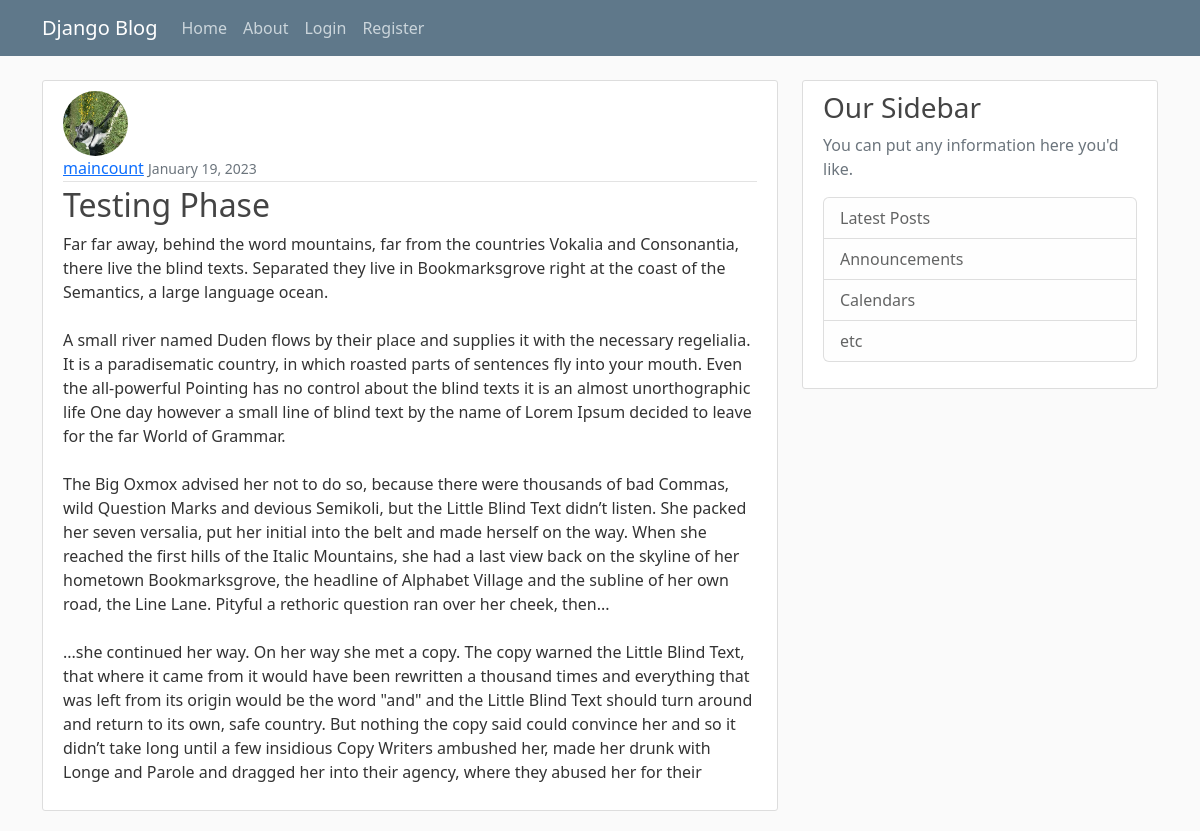
Screenshot of /post/32/ with the database file from the repository.
### blog/models.py (models this page shows, shortened)
class Post(models.Model):
    title = models.CharField(max_length=100)
    content = models.TextField()
    date_posted = models.DateTimeField(default=timezone.now)
    author = models.ForeignKey(User, on_delete=models.CASCADE)

### users/models.py (models this page shows, shortened)
class Profile(models.Model):
    user = models.OneToOneField(User, on_delete=models.CASCADE)
    image = models.ImageField(default='default.jpg', upload_to='profile_pics')

### blog/views.py (the view)
# urls.py: path('post/<int:pk>/', PostDetailView.as_view(), name='post-detail'),
class PostDetailView(DetailView):
    model = Post

### blog/templates/blog/post_detail.html (shortened to what this page needs)
{% extends 'blog/base.html' %}
{% block content %}
    <article class="media content-section">
        <img class="rounded-circle article-img" src="{{ object.author.profile.image.url }}">
        <div class="media-body">
            <div class="article-metadata">
                <a class="mr-2" href="{% url 'user-posts' object.author.username %}">{{ object.author }}</a>
                <small class="text-muted">{{ object.date_posted|date:"F d, Y" }}</small>
            </div>
            <h2 class="article-title">{{ object.title }}</h2>
            <p class="article-content">{{ object.content }}</p>
        </div>
    </article>
{% endblock content %}

### blog/static/blog/main.css (style rules this page uses)
body { background: #fafafa; color: #333333; margin-top: 5rem; }
h1, h2, h3, h4, h5, h6 { color: #444444; }
.content-section { background: #ffffff; padding: 10px 20px; border: 1px solid #dddddd; border-radius: 3px; margin-bottom: 20px; }
.article-title { color: #444444; }
.article-content { white-space: pre-line; }
.article-img { height: 65px; width: 65px; margin-right: 16px; }
.article-metadata { padding-bottom: 1px; margin-bottom: 4px; border-bottom: 1px solid #e3e3e3 }

### rows the page displays
Post: author.profile.image (placeholder picture), author "maincount", date_posted "January 19, 2023", title "Testing Phase", content "Far far away, behind the word mountains, far from the countries Vokalia and Consonantia, there live the blind texts. Separated they live in Bookmarksgrove right at the coast of the Semantics, a large language ocean. A small river named Duden flows by their place and supplies it with the necessary regelialia. It is a paradisematic country, in which roasted parts of sentences fly into your mouth. Even the all-powerful Pointing has no control about the blind texts it is an almost unorthographic life One day however a small line of blind text by the name of Lorem Ipsum decided to leave for the far World of Grammar. The Big Oxmox advised her not to do so, because there were thousands of bad…"
